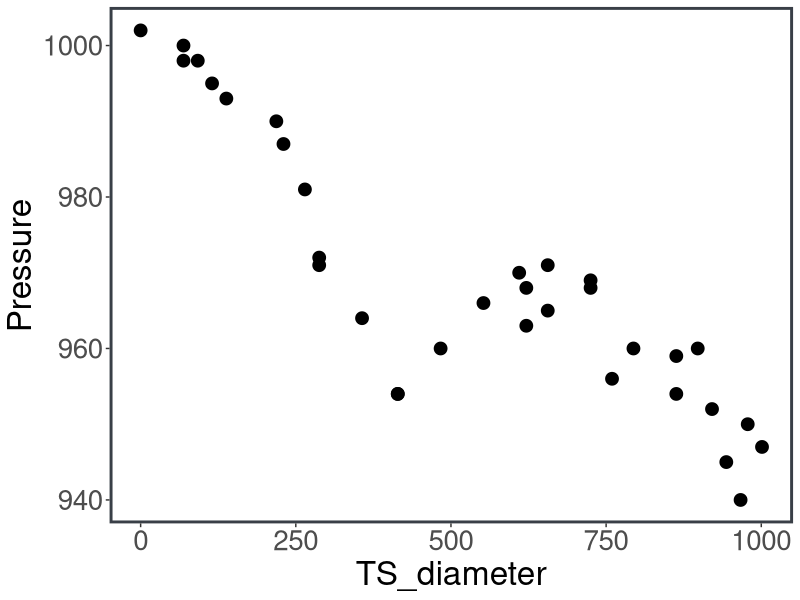
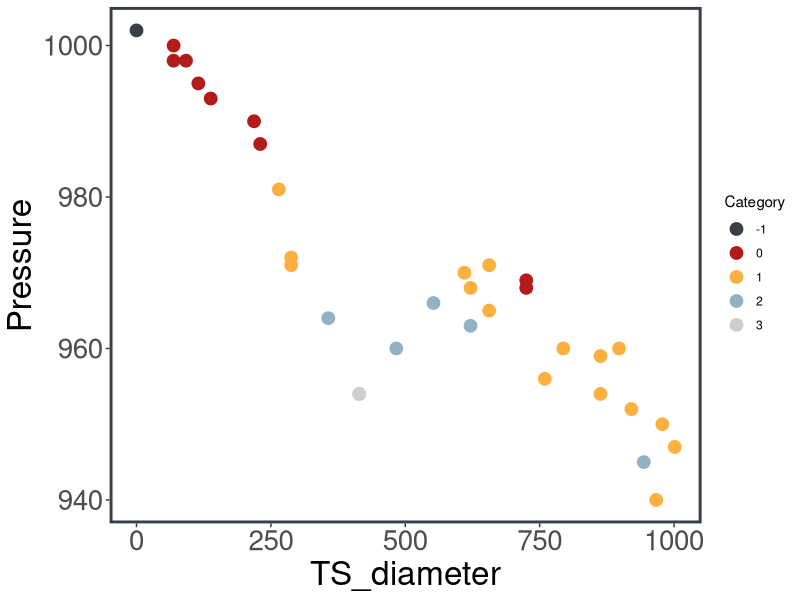
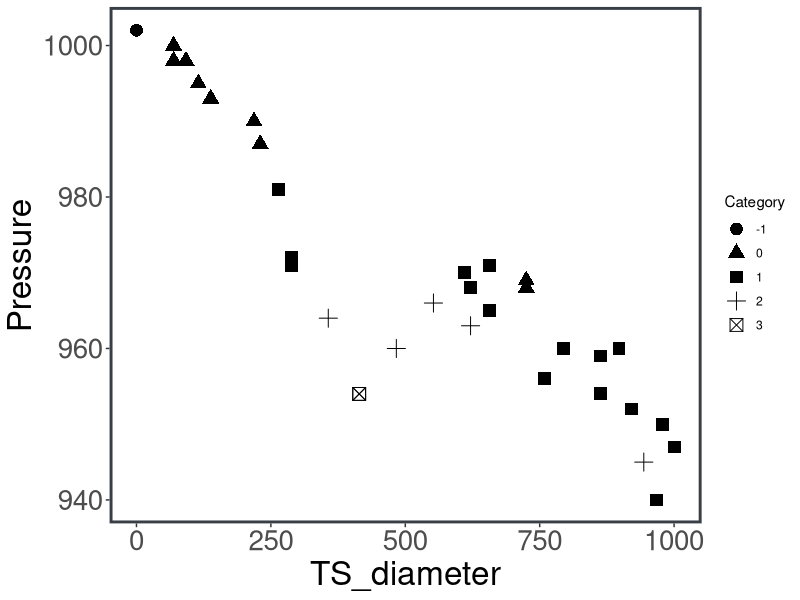
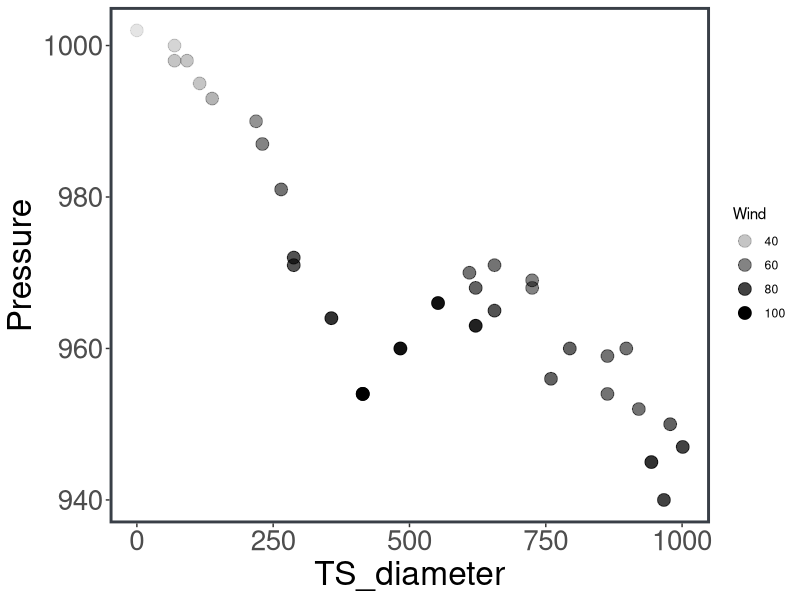
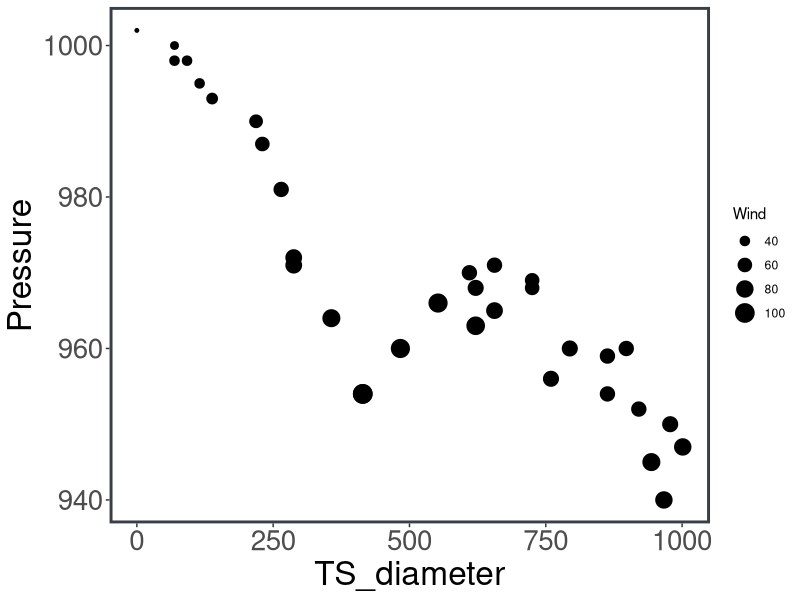
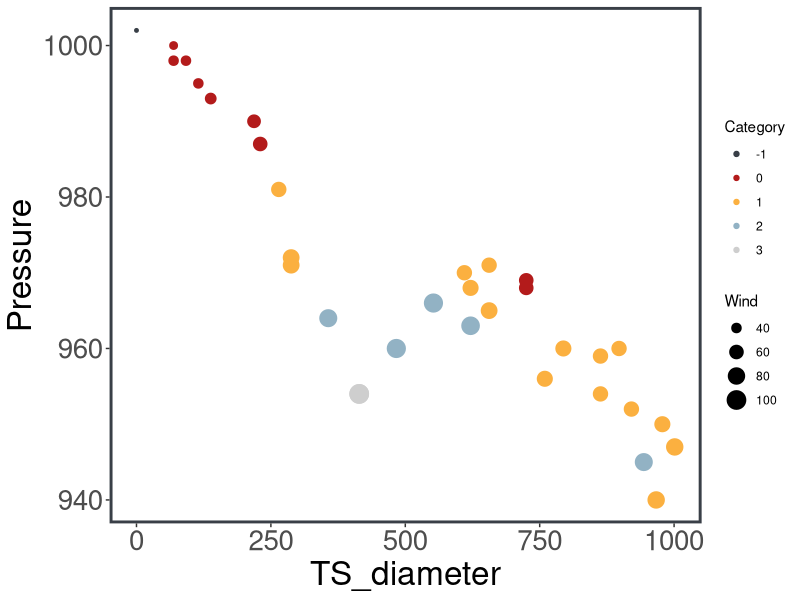

Generate these figures, in order, with R:
## ---- chunk 1
knitr::opts_chunk$set(echo = TRUE)
## ---- chunk 2
# 1) Set up the theme used in these videos:
library(ggplot2)

theme <-  theme(plot.margin = margin(5, 5, 5, 5, "pt"),
          panel.grid.major = element_blank(),
          panel.grid.minor = element_blank(),
          panel.background = element_blank(),
          panel.border = element_rect(colour = "#393f47", fill = NA, size = 2),

          axis.text = element_text(size = 20),
          axis.title.x = element_text(size = 24),
          axis.title.y = element_text(size = 24),
          plot.title = element_text(face = "bold", size = 30))

ourTheme <- list(theme, scale_color_manual(values = c('#393f47',
       '#b31b1b', '#fbb040', '#92b2c4', '#cecece')))

# 2) Load data from the National Oceanic and Atmospheric Administration's 
# Atlantic hurricane database and convert variables to factors where necessary.

library(tidyverse)

# read in the storm data:
storms <- read.csv("storms.csv")

# set the storm category to be a factor:
storms$Category <- factor(storms$Category, levels = -1:5) 

# set the measurement date/time to be a factor:
storms$Date <- factor(storms$Date, levels = unique(storms$Date)) 

# View(storms) # Look at the storms data

# 3) Filter the data to only use observations for Hurricane Sandy

sandy <- storms %>% filter(Name == "Sandy")
## ---- chunk 3
# basic scatterplot (all points black)
ggplot(data = sandy, aes(x = TS_diameter, y = Pressure)) + 
        geom_point(size = 4) + 
        ourTheme
## ---- chunk 4
# color of points depends on storm category
ggplot(data = sandy, aes(x = TS_diameter, y = Pressure, color = Category)) + 
        geom_point(size = 4) + 
        ourTheme
## ---- chunk 5
# shape of points depends on storm category
ggplot(data = sandy, aes(x = TS_diameter, y = Pressure, shape = Category)) + 
        geom_point(size = 4) + 
        ourTheme
## ---- chunk 6
# transparency of points depends on wind speed
ggplot(data = sandy, aes(x = TS_diameter, y = Pressure, alpha = Wind)) + 
        geom_point(size = 4) + 
        ourTheme
## ---- chunk 7
# size of points depends on wind speed
ggplot(data = sandy, aes(x = TS_diameter, y = Pressure, size = Wind)) + 
        geom_point() + 
        ourTheme
## ---- chunk 8
# color of points depends on storm category, size of points depends on wind speed
ggplot(data = sandy, aes(x = TS_diameter, y = Pressure, color = Category, size = Wind)) + 
        geom_point() + 
        ourTheme
